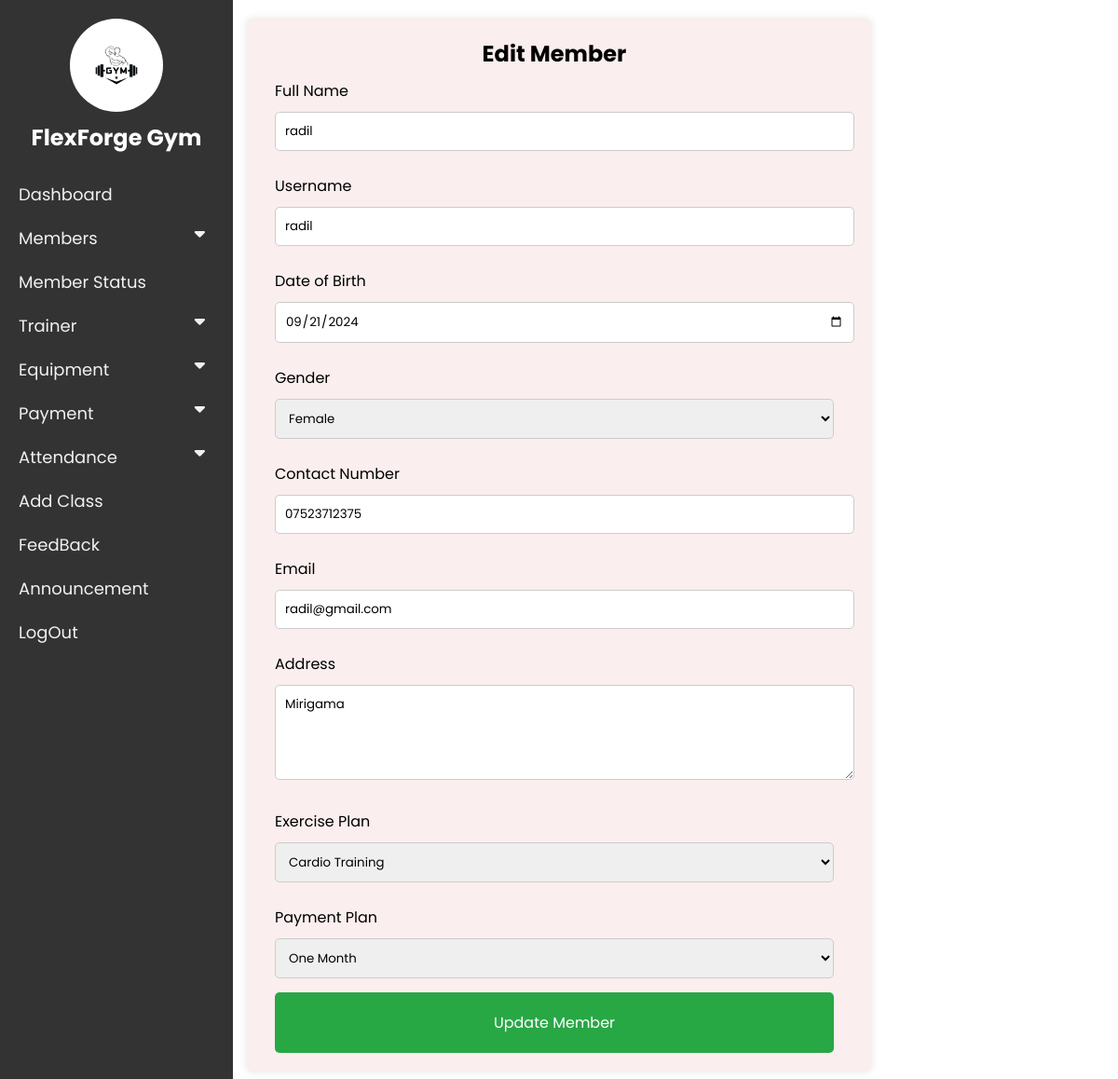
Page /admin/edit_member.php?member_id=2 on the committed database.
### tables this page shows
CREATE TABLE IF NOT EXISTS `memberregister` (
  `member_id` int NOT NULL AUTO_INCREMENT,
  `fullname` varchar(255) DEFAULT NULL,
  `username` varchar(255) DEFAULT NULL,
  `password` varchar(255) DEFAULT NULL,
  `dob` date DEFAULT NULL,
  `gender` varchar(10) DEFAULT NULL,
  `registration_date` date DEFAULT NULL,
  `contact` varchar(15) DEFAULT NULL,
  `email` varchar(255) DEFAULT NULL,
  `address` text,
  `exercise_plan` varchar(255) DEFAULT NULL,
  `payment_plan` varchar(255) DEFAULT NULL,
  PRIMARY KEY (`member_id`)
);

### admin/edit_member.php (the view, shortened to what this page needs)
<?php
include 'dashboard.php';
include '../Components/DatabaseConnection.php';
if (isset($_GET['member_id'])) {
    $member_id = intval($_GET['member_id']);
    $stmt = $conn->prepare("SELECT fullname, username, dob, gender, contact, email, address, exercise_plan, payment_plan FROM MemberRegister WHERE member_id = ?");
    $stmt->bind_param("i", $member_id);
    $stmt->execute();
    $result = $stmt->get_result();
    if ($result->num_rows > 0) {
        $member = $result->fetch_assoc();
    } else {
        $error_message = "Member not found.";
    }
} else {
    $error_message = "No member_id provided.";
}
?>
<!DOCTYPE html>
<html lang="en">
<head>
    <link rel="stylesheet" href="../css/UserRegister.css">
</head>
<body>
<div class="container">
    <h2>Edit Member</h2>
    <form action="update_member.php" method="post">
        <label for="fullname">Full Name</label>
        <input type="text" id="fullname" name="fullname" value="<?php echo htmlspecialchars($member['fullname']); ?>" required>
        <label for="username">Username</label>
        <input type="text" id="username" name="username" value="<?php echo htmlspecialchars($member['username']); ?>" required>
        <label for="dob">Date of Birth</label>
        <input type="date" id="dob" name="dob" value="<?php echo htmlspecialchars($member['dob']); ?>" required>
        <label for="gender">Gender</label>
        <select id="gender" name="gender" required>
            <option value="female" <?php echo ($member['gender'] == 'female') ? 'selected' : ''; ?>>Female</option>
        </select>
        <label for="contact">Contact Number</label>
        <input type="tel" id="contact" name="contact" value="<?php echo htmlspecialchars($member['contact']); ?>" required>
        <label for="email">Email</label>
        <input type="email" id="email" name="email" value="<?php echo htmlspecialchars($member['email']); ?>" required>
        <label for="address">Address</label>
        <textarea id="address" name="address" rows="4" required><?php echo htmlspecialchars($member['address']); ?></textarea>
        <label for="exercise_plan">Exercise Plan</label>
        <select id="exercise_plan" name="exercise_plan" required>
            <option value="cardio_training" <?php echo ($member['exercise_plan'] == 'cardio_training') ? 'selected' : ''; ?>>Cardio Training</option>
        </select>
        <label for="payment_plan">Payment Plan</label>
        <select id="payment_plan" name="payment_plan" required>
            <option value="one_month" <?php echo ($member['payment_plan'] == 'one_month') ? 'selected' : ''; ?>>One Month</option>
        </select>
        <button type="submit">Update Member</button>
    </form>
</div>
</body>
</html>

### css/dashboard.css (style rules this page uses)
* { font-family: "Poppins", sans-serif; margin: 0; padding: 0; }
body { padding-left: 200px; }

### css/UserRegister.css (style rules this page uses)
* { font-family: "Poppins", sans-serif; margin: 0; padding: 0; }
body { font-family: Arial, sans-serif; background-color: #ffffff; margin: 0; padding: 20px; }
.container { max-width: 600px; margin: auto; background: #faeeee; padding-left: 30px; padding-right: 40px; padding-top: 20px; padding-bottom: 20px; border-radius: 5px; box-shadow: 0 0 10px rgba(0, 0, 0, 0.1); }
h2 { text-align: center; }
label { display: block; margin: 10px 0 5px; }
input, select, textarea { width: 100%; padding: 10px; margin: 5px 0 15px; border: 1px solid #ccc; border-radius: 5px; }
button { width: 100%; padding: 20px; background-color: #28a745; color: white; border: none; border-radius: 5px; font-size: 16px; }

### admin/dashboard.php (style rules this page uses)
body { font-family: 'Poppins', sans-serif; margin: 0; padding: 0; background-color: #f0f0f0; }

### rows in the picture
memberregister: fullname "radil", username "radil", dob "09/21/2024", gender "Female", contact "07523712375", email "radil@gmail.com", address "Mirigama", exercise_plan "Cardio Training", payment_plan "One Month"
